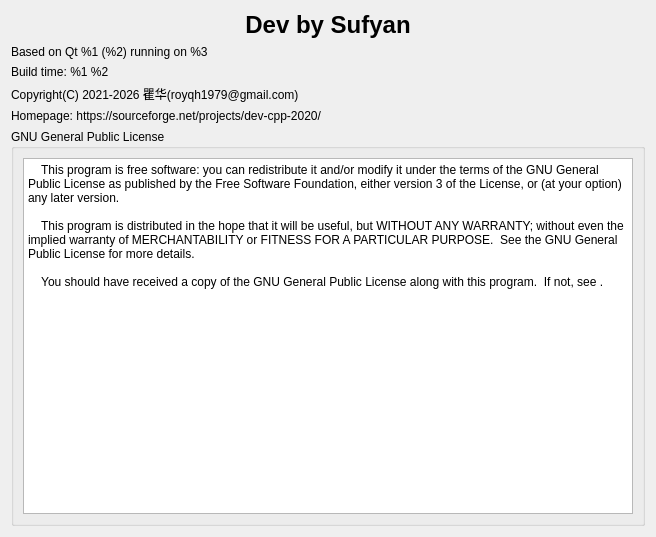
<?xml version="1.0" encoding="UTF-8"?>
<ui version="4.0">
 <class>AboutDialog</class>
 <widget class="QDialog" name="AboutDialog">
  <property name="geometry">
   <rect>
    <x>0</x>
    <y>0</y>
    <width>656</width>
    <height>537</height>
   </rect>
  </property>
  <property name="windowTitle">
   <string>About</string>
  </property>
  <property name="windowIcon">
   <iconset>
    <normaloff>:/icons/images/devcpp.ico</normaloff>:/icons/images/devcpp.ico
   </iconset>
  </property>
  <layout class="QVBoxLayout" name="verticalLayout">
   <item>
    <widget class="QLabel" name="lblTitle">
     <property name="text">
      <string>&lt;html&gt;&lt;head/&gt;&lt;body&gt;&lt;h1 style=&quot; margin-top:18px; margin-bottom:12px; margin-left:0px; margin-right:0px; -qt-block-indent:0; text-indent:0px;&quot;&gt;&lt;span style=&quot; font-size:xx-large; font-weight:600;&quot;&gt;Dev by Sufyan&lt;/span&gt;&lt;/h1&gt;&lt;/body&gt;&lt;/html&gt;</string>
     </property>
     <property name="alignment">
      <set>Qt::AlignCenter</set>
     </property>
    </widget>
   </item>
   <item>
    <widget class="QLabel" name="lblQt">
     <property name="font">
      <font>
       <weight>50</weight>
       <bold>false</bold>
      </font>
     </property>
     <property name="text">
      <string>Based on Qt %1 (%2) running on %3</string>
     </property>
    </widget>
   </item>
   <item>
    <widget class="QLabel" name="lblCompileTime">
     <property name="font">
      <font>
       <weight>50</weight>
       <bold>false</bold>
      </font>
     </property>
     <property name="text">
      <string>Build time: %1 %2</string>
     </property>
    </widget>
   </item>
   <item>
    <widget class="QLabel" name="label">
     <property name="font">
      <font>
       <weight>50</weight>
       <bold>false</bold>
      </font>
     </property>
     <property name="text">
      <string notr="true">Copyright(C) 2021-2026 瞿华(royqh1979@gmail.com)</string>
     </property>
    </widget>
   </item>
   <item>
    <widget class="QLabel" name="lblHomepage">
     <property name="font">
      <font>
       <weight>50</weight>
       <bold>false</bold>
      </font>
     </property>
     <property name="text">
      <string>&lt;html&gt;&lt;head/&gt;&lt;body&gt;&lt;p&gt;Homepage: &lt;a href=&quot;Homepage: https://sourceforge.net/projects/dev-cpp-2020/&quot;&gt;https://sourceforge.net/projects/dev-cpp-2020/&lt;/a&gt;&lt;/p&gt;&lt;/body&gt;&lt;/html&gt;</string>
     </property>
     <property name="openExternalLinks">
      <bool>true</bool>
     </property>
    </widget>
   </item>
   <item>
    <widget class="QGroupBox" name="groupBox">
     <property name="sizePolicy">
      <sizepolicy hsizetype="Preferred" vsizetype="Expanding">
       <horstretch>0</horstretch>
       <verstretch>0</verstretch>
      </sizepolicy>
     </property>
     <property name="title">
      <string>GNU General Public License</string>
     </property>
     <layout class="QHBoxLayout" name="horizontalLayout">
      <item>
       <widget class="QPlainTextEdit" name="plainTextEdit">
        <property name="readOnly">
         <bool>true</bool>
        </property>
        <property name="plainText">
         <string>    This program is free software: you can redistribute it and/or modify it under the terms of the GNU General Public License as published by the Free Software Foundation, either version 3 of the License, or (at your option) any later version.

    This program is distributed in the hope that it will be useful, but WITHOUT ANY WARRANTY; without even the implied warranty of MERCHANTABILITY or FITNESS FOR A PARTICULAR PURPOSE.  See the GNU General Public License for more details.

    You should have received a copy of the GNU General Public License along with this program.  If not, see &lt;https://www.gnu.org/licenses/&gt;.</string>
        </property>
       </widget>
      </item>
     </layout>
    </widget>
   </item>
  </layout>
 </widget>
 <resources/>
 <connections/>
</ui>
